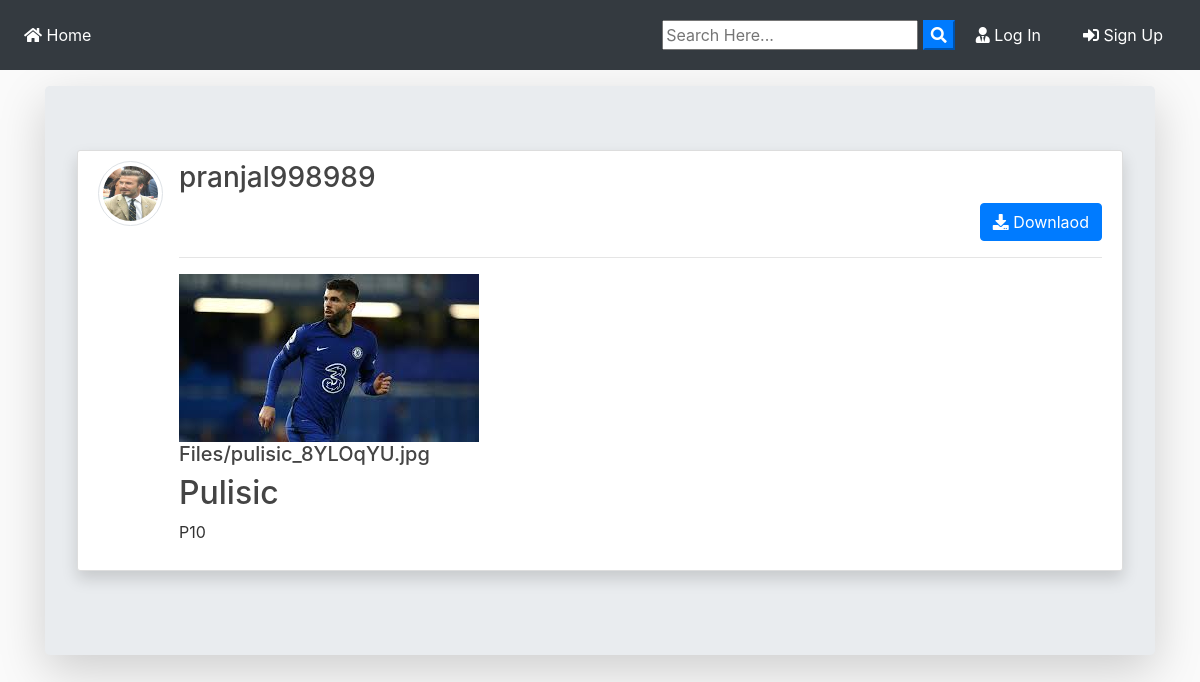
The app's page /post/59/ with its own data.
### blog/models.py (models this page shows, shortened)
class Post(models.Model):
	title = models.CharField(max_length=100)
	file = models.FileField(null=True,blank=True,upload_to='Files')
	content = models.TextField()
	date_posted = models.DateTimeField(default=timezone.now)
	author = models.ForeignKey(User, on_delete=models.CASCADE)
	private = models.BooleanField()
	def extension(self):
		name, extension = os.path.splitext(self.file.name)
		return extension

### users/models.py (models this page shows, shortened)
class Profile(models.Model):
    user = models.OneToOneField(User, on_delete=models.CASCADE)
    image = models.ImageField(default='default.jpg', upload_to='profile_pics')

### blog/views.py (the view)
# urls.py: path('post/<int:pk>/', PostDetailView.as_view(), name='post-detail'),
class PostDetailView(DetailView):
    model = Post
    template_name = 'blog/post_detail.html'

### blog/templates/blog/post_detail.html (shortened to what this page needs)
{% extends "blog/base.html" %}
{% block content %}
<div class="jumbotron mt-3 shadow-lg">
<article class="media content-section shadow ">
   <a href="{{ object.author.profile.image.url }} " target="_blank"> <img src="{{ object.author.profile.image.url }}  " alt="" class="article-img rounded-circle img-thumbnail img-fluid">
   </a>
    <div class="media-body">
      <div class="">
        <div class="d-flex justify-content-between">
        <a class="mr-2 mt-0 mb-0  text-dark" href="{% url 'user-posts' object.author.username  %}"><h3>{{ object.author }}</h3></a>
        </div>
        {% if object.author != user %}
          <div class="form-group mt-0 pt-0 d-flex justify-content-end">
            <a href="{{ object.file.url }}" download class="btn btn-primary flex-last" type="submit"><i class="fas fa-download"></i> Downlaod</a>
          </div>
        {% endif %}
        <hr>
      </div>
      <div>
        {% if object.file %}
          {% if object.extension == '.jpg' or object.extension == 'jpeg' or object.extension == 'png' %}
            <a href="{{ object.file.url }}"  download ><img src="{{ object.file.url }}" alt="" class="img-fluid "></a>
            <a href="{{ object.file.url }}"  download class="text-dark"><h5>{{ object.file }}</h5></a>
          {% else %}
            <a href="{{ object.file.url }}"  download class="text-dark"><h5>{{ object.file }}</h5></a>
          {% endif %}
        {% endif %}
      </div>
      <h2>{{ object.title }}</h2>
      <p class="article-content">{{ object.content }}</p>
    </div>
  </article>
{% endblock content %}

### blog/static/blog/main.css (style rules this page uses)
body { background: #fafafa; color: #333333; margin-top: 0; }
h1, h2, h3, h4, h5, h6 { color: #444444; }
.content-section { background: #ffffff; padding: 10px 20px; border: 1px solid #dddddd; border-radius: 3px; margin-bottom: 20px; }
.article-content { white-space: pre-line; }
.article-img { height: 65px; width: 65px; margin-right: 16px; }

### records on screen
Post: author.profile.image (picture), author "pranjal998989", file (picture), file "Files/pulisic_8YLOqYU.jpg", title "Pulisic", content "P10"
